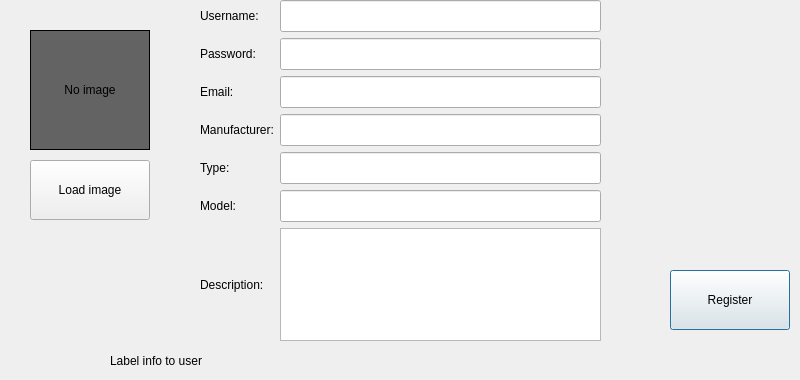
<?xml version="1.0" encoding="UTF-8"?>
<ui version="4.0">
 <class>RegisterDialog</class>
 <widget class="QDialog" name="RegisterDialog">
  <property name="geometry">
   <rect>
    <x>0</x>
    <y>0</y>
    <width>800</width>
    <height>380</height>
   </rect>
  </property>
  <property name="windowTitle">
   <string>Dialog</string>
  </property>
  <widget class="QPushButton" name="registratePushButton">
   <property name="geometry">
    <rect>
     <x>670</x>
     <y>270</y>
     <width>120</width>
     <height>60</height>
    </rect>
   </property>
   <property name="text">
    <string>Register</string>
   </property>
  </widget>
  <widget class="QWidget" name="layoutWidget">
   <property name="geometry">
    <rect>
     <x>200</x>
     <y>0</y>
     <width>401</width>
     <height>341</height>
    </rect>
   </property>
   <layout class="QGridLayout" name="gridLayout">
    <item row="0" column="0">
     <widget class="QLabel" name="regUsernameLabel">
      <property name="text">
       <string>Username:</string>
      </property>
     </widget>
    </item>
    <item row="0" column="1">
     <widget class="QLineEdit" name="regUserNameLineEdit">
      <property name="font">
       <font>
        <family>Bitstream Charter</family>
        <pointsize>14</pointsize>
       </font>
      </property>
      <property name="maxLength">
       <number>12</number>
      </property>
     </widget>
    </item>
    <item row="1" column="0">
     <widget class="QLabel" name="regPasswordLabel">
      <property name="text">
       <string>Password:</string>
      </property>
     </widget>
    </item>
    <item row="1" column="1">
     <widget class="QLineEdit" name="regPasswordLineEdit">
      <property name="font">
       <font>
        <family>Bitstream Charter</family>
        <pointsize>14</pointsize>
       </font>
      </property>
      <property name="maxLength">
       <number>255</number>
      </property>
      <property name="echoMode">
       <enum>QLineEdit::Password</enum>
      </property>
     </widget>
    </item>
    <item row="2" column="0">
     <widget class="QLabel" name="regEMailLabel">
      <property name="text">
       <string>Email:</string>
      </property>
     </widget>
    </item>
    <item row="2" column="1">
     <widget class="QLineEdit" name="regEMailLineEdit">
      <property name="font">
       <font>
        <family>Bitstream Charter</family>
        <pointsize>14</pointsize>
       </font>
      </property>
      <property name="maxLength">
       <number>255</number>
      </property>
     </widget>
    </item>
    <item row="3" column="0">
     <widget class="QLabel" name="labelManufacturer">
      <property name="text">
       <string>Manufacturer:</string>
      </property>
     </widget>
    </item>
    <item row="3" column="1">
     <widget class="QLineEdit" name="lineEditManufacturer">
      <property name="font">
       <font>
        <family>Bitstream Charter</family>
        <pointsize>14</pointsize>
       </font>
      </property>
      <property name="maxLength">
       <number>12</number>
      </property>
     </widget>
    </item>
    <item row="4" column="0">
     <widget class="QLabel" name="labelType">
      <property name="text">
       <string>Type:</string>
      </property>
     </widget>
    </item>
    <item row="4" column="1">
     <widget class="QLineEdit" name="lineEditType">
      <property name="font">
       <font>
        <family>Bitstream Charter</family>
        <pointsize>14</pointsize>
       </font>
      </property>
      <property name="maxLength">
       <number>12</number>
      </property>
     </widget>
    </item>
    <item row="5" column="0">
     <widget class="QLabel" name="labelModel">
      <property name="text">
       <string>Model:</string>
      </property>
     </widget>
    </item>
    <item row="5" column="1">
     <widget class="QLineEdit" name="lineEditModel">
      <property name="font">
       <font>
        <family>Bitstream Charter</family>
        <pointsize>14</pointsize>
       </font>
      </property>
      <property name="maxLength">
       <number>10</number>
      </property>
     </widget>
    </item>
    <item row="6" column="0">
     <widget class="QLabel" name="labelDescription">
      <property name="text">
       <string>Description:</string>
      </property>
     </widget>
    </item>
    <item row="6" column="1">
     <widget class="QTextEdit" name="textEditDescription">
      <property name="font">
       <font>
        <family>Bitstream Charter</family>
        <pointsize>14</pointsize>
       </font>
      </property>
     </widget>
    </item>
   </layout>
  </widget>
  <widget class="QLabel" name="labelImage">
   <property name="geometry">
    <rect>
     <x>30</x>
     <y>30</y>
     <width>120</width>
     <height>120</height>
    </rect>
   </property>
   <property name="styleSheet">
    <string notr="true">background-color: rgb(99, 99, 99);</string>
   </property>
   <property name="frameShape">
    <enum>QFrame::Box</enum>
   </property>
   <property name="midLineWidth">
    <number>0</number>
   </property>
   <property name="text">
    <string>No image</string>
   </property>
   <property name="alignment">
    <set>Qt::AlignCenter</set>
   </property>
   <property name="margin">
    <number>0</number>
   </property>
  </widget>
  <widget class="QPushButton" name="buttonImage">
   <property name="geometry">
    <rect>
     <x>30</x>
     <y>160</y>
     <width>120</width>
     <height>60</height>
    </rect>
   </property>
   <property name="text">
    <string>Load image</string>
   </property>
  </widget>
  <widget class="QLabel" name="labelInfoToUser">
   <property name="geometry">
    <rect>
     <x>110</x>
     <y>340</y>
     <width>681</width>
     <height>41</height>
    </rect>
   </property>
   <property name="text">
    <string>Label info to user</string>
   </property>
   <property name="alignment">
    <set>Qt::AlignLeading|Qt::AlignLeft|Qt::AlignVCenter</set>
   </property>
  </widget>
  <widget class="QLabel" name="label">
   <property name="geometry">
    <rect>
     <x>0</x>
     <y>230</y>
     <width>150</width>
     <height>150</height>
    </rect>
   </property>
   <property name="text">
    <string/>
   </property>
   <property name="pixmap">
    <pixmap resource="graphics.qrc">:/new/prefix1/Graphics/sf_2.png</pixmap>
   </property>
  </widget>
  <zorder>label</zorder>
  <zorder>registratePushButton</zorder>
  <zorder>layoutWidget</zorder>
  <zorder>labelImage</zorder>
  <zorder>buttonImage</zorder>
  <zorder>labelInfoToUser</zorder>
 </widget>
 <resources>
  <include location="graphics.qrc"/>
 </resources>
 <connections/>
</ui>
